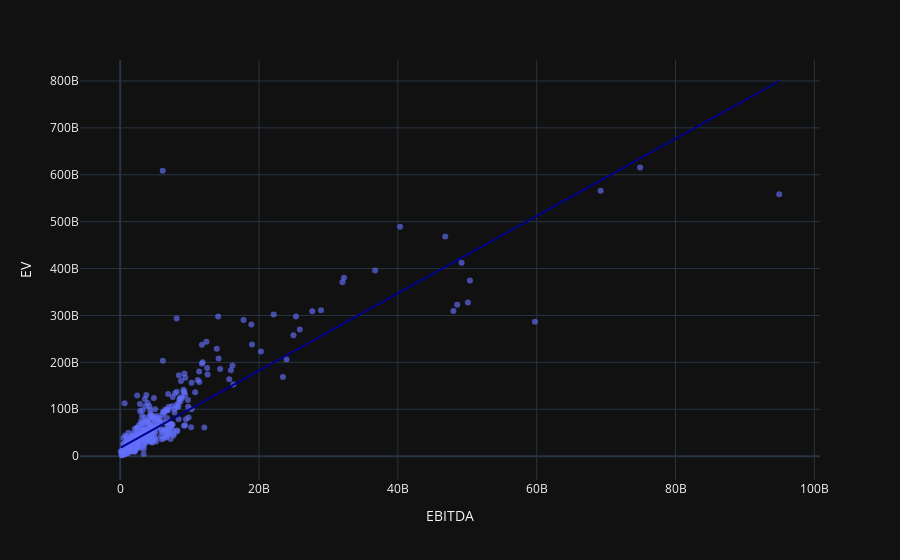

The code cell stored with this chart in its notebook:
### Markdown cell above
Meaning that an increase in EBITDA (x) of 1 million USD leads on average to an increase in the estimated enterprise value EV (y) of 8.238 x 10^6 USD.

### Code cell
import plotly.express as px

fig = px.scatter(df_ana12to15, x='EBITDA', y='EV', opacity=0.65, trendline='ols', trendline_color_override='darkblue')
fig

### Figure 1 — Plotly figure (JSON) as saved in the notebook; plotly's stock layout.template omitted (floating-point values rounded to 4 significant figures; data arrays with more than 128 entries replaced by an {"elided": "..."} marker saying what was removed)
{"data": [{"hovertemplate": "EBITDA=%{x}<br>EV=%{y}<extra></extra>", "legendgroup": "", "marker": {"color": "#636efa", "opacity": 0.65, "symbol": "circle"}, "mode": "markers", "name": "", "orientation": "v", "showlegend": false, "x": {"elided": "705 float values"}, "xaxis": "x", "y": {"elided": "705 float values"}, "yaxis": "y", "type": "scatter"}, {"hovertemplate": "<b>OLS trendline</b><br>EV = 8.23853 * EBITDA + 1.77241e+10<br>R<sup>2</sup>=0.773088<br><br>EBITDA=%{x}<br>EV=%{y} <b>(trend)</b><extra></extra>", "legendgroup": "", "line": {"color": "darkblue"}, "marker": {"color": "#636efa", "symbol": "circle"}, "mode": "lines", "name": "", "showlegend": false, "x": {"elided": "705 float values"}, "xaxis": "x", "y": {"elided": "705 float values"}, "yaxis": "y", "type": "scatter"}], "layout": {"xaxis": {"anchor": "y", "domain": [0.0, 1.0], "title": {"text": "EBITDA"}}, "yaxis": {"anchor": "x", "domain": [0.0, 1.0], "title": {"text": "EV"}}, "legend": {"tracegroupgap": 0}, "margin": {"t": 60}}}
